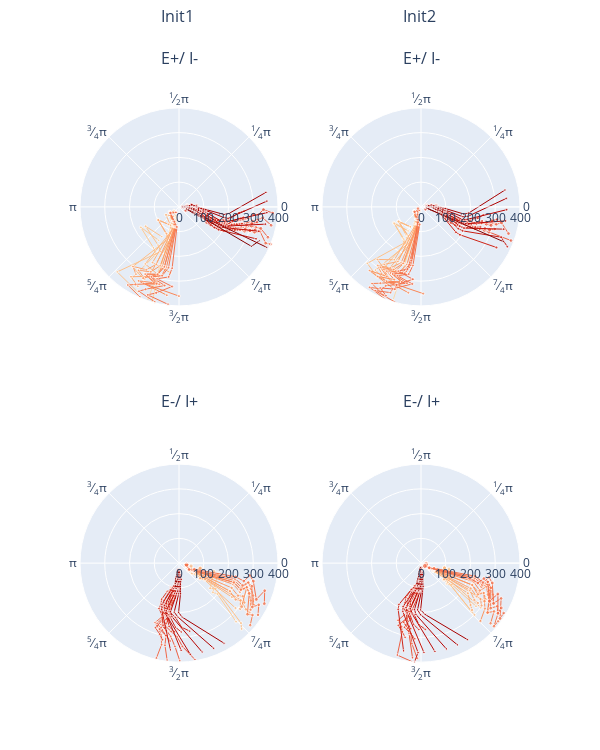

Source (notebook cell):
### Code cell
filehandler = open("results_min_w1.pickle","rb")
results_min_w1 = pickle.load(filehandler)
filehandler.close()

filehandler = open("results_peak_w1.pickle","rb")
results_peak_w1 = pickle.load(filehandler)
filehandler.close()

for i_w in range(len(results_min_w1["w1"])):
    ops_plotall(results_min_w1["control"][i_w], 0.1, duration, dt, 400., results_min_w1["filename"][i_w], savepath)
    #ops_plotsubset(results_min_w1["state"][i_w], results_min_w1["control"][i_w], 0.4, 0.1, duration, dt, 400., 
    #            results_min_w1["filename"][i_w], savepath_subset)
    ops_plotall(results_peak_w1["control"][i_w], 0.1, duration, dt, 400., results_peak_w1["filename"][i_w], savepath)
    #ops_plotsubset(results_peak_w1["state"][i_w], results_peak_w1["control"][i_w], 0.4, 0.1, duration, dt, 400., 
    #            results_peak_w1["filename"][i_w], savepath_subset)

ops_plot_acp_inits(results_min_w1, results_peak_w1, period, 0.02*period, dt, "plot1", savepath)
ops_plot_timing_inits(results_min_w1, results_peak_w1, dt, [0,400], 100., "plot2", savepath)
